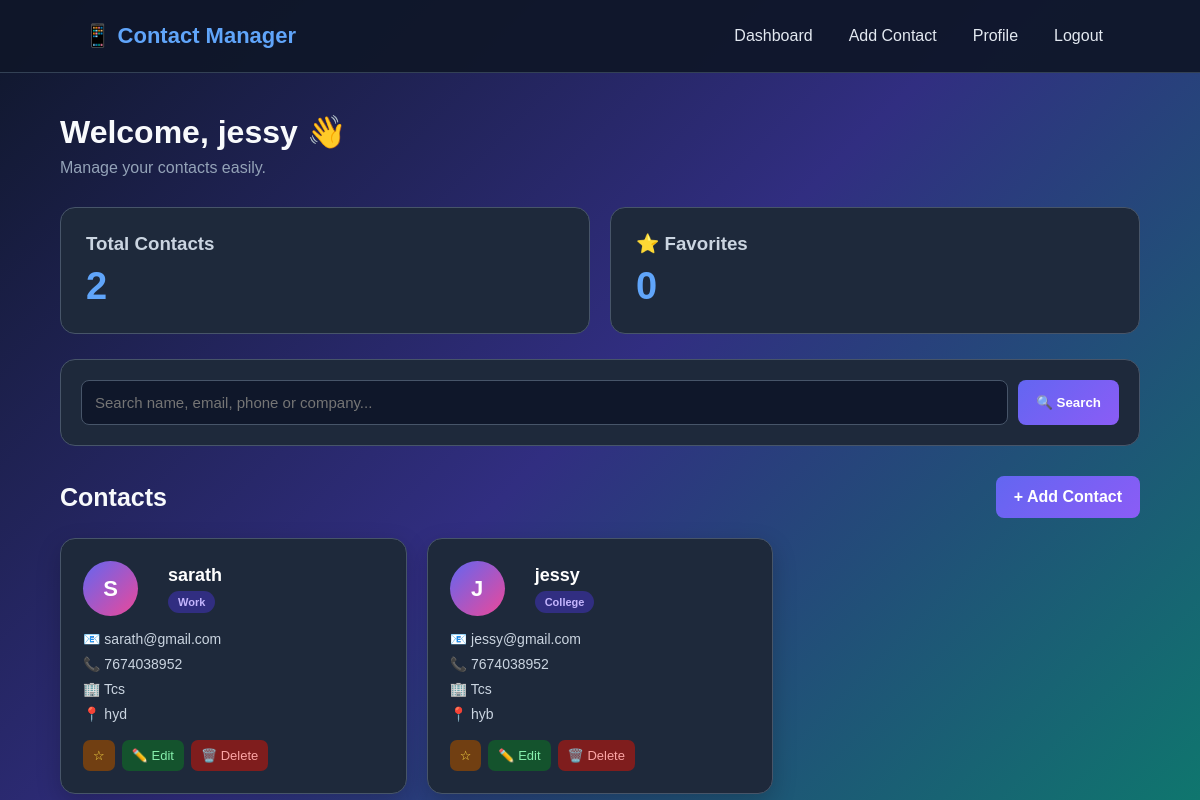
The app's page /dashboard (signed in) with its own data.
### tables this page shows
CREATE TABLE contacts (
            id INTEGER PRIMARY KEY AUTOINCREMENT,
            user_id INTEGER NOT NULL,
            name TEXT NOT NULL,
            email TEXT,
            phone TEXT,
            address TEXT,
            company TEXT,
            category TEXT DEFAULT 'Other',
            notes TEXT,
            is_favorite INTEGER DEFAULT 0,
            created_at TIMESTAMP DEFAULT CURRENT_TIMESTAMP,

            FOREIGN KEY(user_id) REFERENCES users(id)
        );

### app.py (the view)
@app.route("/dashboard")
def dashboard():
    if "user_id" not in session:
        return redirect(url_for("login"))
    conn = get_db()
    contacts = conn.execute("""
        SELECT *
        FROM contacts
        WHERE user_id = ?
        ORDER BY id DESC
    """, (session["user_id"],)).fetchall()
    total = conn.execute("""
        SELECT COUNT(*) AS count
        FROM contacts
        WHERE user_id = ?
    """, (session["user_id"],)).fetchone()["count"]
    favorites = conn.execute("""
        SELECT COUNT(*) AS count
        FROM contacts
        WHERE user_id = ?
        AND is_favorite = 1
    """, (session["user_id"],)).fetchone()["count"]
    conn.close()
    return render_template(
        "dashboard.html",
        contacts=contacts,
        total=total,
        favorites=favorites
    )

### app.py (called while the page is built)
def get_db():
    conn = sqlite3.connect(DATABASE)
    conn.row_factory = sqlite3.Row
    return conn

### templates/dashboard.html (shortened to what this page needs)
{% extends "base.html" %}
{% block content %}
<div class="dashboard-header">
    <div>
        <h1>
            Welcome, {{ session["user_name"] }} 👋
        </h1>
        <p>
            Manage your contacts easily.
        </p>
    </div>
</div>
<div class="stats">
    <div class="stat-card">
        <h3>Total Contacts</h3>
        <strong>
            {{ total }}
        </strong>
    </div>
    <div class="stat-card">
        <h3>⭐ Favorites</h3>
        <strong>
            {{ favorites }}
        </strong>
    </div>
</div>
<div class="search-box">
    <form action="{{ url_for('search') }}" method="GET">
        <input
            type="text"
            name="q"
            placeholder="Search name, email, phone or company..."
            value="{{ search_query|default('') }}"
        >
        <button type="submit">
            🔍 Search
        </button>
    </form>
</div>
<div class="contact-header">
    <h2>
        Contacts
    </h2>
    <a
        class="btn"
        href="{{ url_for('add_contact') }}"
    >
        + Add Contact
    </a>
</div>
<div class="contact-grid">
    {% for contact in contacts %}
    <div class="contact-card">
        <div class="contact-top">
            <div class="avatar">
                {{ contact["name"][0]|upper }}
            </div>
            <div>
                <h3>
                    {{ contact["name"] }}
                </h3>
                <span class="category">
                    {{ contact["category"] }}
                </span>
            </div>
        </div>
        {% if contact["email"] %}
        <p>
            📧 {{ contact["email"] }}
        </p>
        {% endif %}
        {% if contact["phone"] %}
        <p>
            📞 {{ contact["phone"] }}
        </p>
        {% endif %}
        {% if contact["company"] %}
        <p>
            🏢 {{ contact["company"] }}
        </p>
        {% endif %}
        {% if contact["address"] %}
        <p>
            📍 {{ contact["address"] }}
        </p>
        {% endif %}
        <div class="actions">
            <a
                href="{{ url_for('favorite_contact', contact_id=contact['id']) }}"
                class="favorite"
            >
                {% if contact["is_favorite"] %}
                    ⭐
                {% else %}
                    ☆
                {% endif %}
            </a>
            <a
                href="{{ url_for('edit_contact', contact_id=contact['id']) }}"
                class="edit"
            >
                ✏️ Edit
            </a>
            <a
                href="{{ url_for('delete_contact', contact_id=contact['id']) }}"
                class="delete"
                onclick="return confirmDelete()"
            >
                🗑️ Delete
            </a>
        </div>
    </div>
    {% endfor %}
</div>
{% endblock %}

### templates/base.html (shortened to what this page needs)
<!DOCTYPE html>
<html lang="en">
<head>
    <link
        rel="stylesheet"
        href="{{ url_for('static', filename='/style.css') }}"
    >
</head>
<body>
<nav class="navbar">
    <div class="logo">
        📱 Contact Manager
    </div>
    {% if session.get("user_id") %}
    <div class="nav-links">
        <a href="{{ url_for('dashboard') }}">
            Dashboard
        </a>
        <a href="{{ url_for('add_contact') }}">
            Add Contact
        </a>
        <a href="{{ url_for('profile') }}">
            Profile
        </a>
        <a href="{{ url_for('logout') }}">
            Logout
        </a>
    </div>
    {% endif %}
</nav>
<div class="container">
    {% block content %}
    {% endblock %}
</div>
</body>
</html>

### static/style.css (style rules this page uses)
* { margin: 0; padding: 0; box-sizing: border-box; }
body { font-family: Arial, sans-serif; min-height: 100vh; background: linear-gradient(135deg, #0f172a, #312e81, #0f766e); color: #f8fafc; }
.navbar { padding: 18px 7%; display: flex; justify-content: space-between; align-items: center; background: rgba(15, 23, 42, 0.95); border-bottom: 1px solid #334155; }
.logo { font-size: 22px; font-weight: bold; color: #60a5fa; }
.nav-links { display: flex; gap: 10px; }
.nav-links a { color: #e2e8f0; text-decoration: none; padding: 9px 13px; border-radius: 8px; transition: 0.3s; }
.container { width: 90%; max-width: 1150px; margin: 40px auto; }
form { display: flex; flex-direction: column; gap: 10px; }
input, textarea, select { width: 100%; padding: 13px; border-radius: 8px; border: 1px solid #475569; background: #0f172a; color: white; font-size: 15px; outline: none; }
button, .btn { border: none; padding: 12px 18px; border-radius: 8px; cursor: pointer; text-decoration: none; display: inline-block; color: white; font-weight: bold; background: linear-gradient(135deg, #6366f1, #8b5cf6); transition: 0.3s; }
.dashboard-header { margin-bottom: 30px; }
.dashboard-header h1 { font-size: 32px; margin-bottom: 8px; }
.dashboard-header p { color: #94a3b8; }
.stats { display: grid; grid-template-columns: repeat(2, 1fr); gap: 20px; margin-bottom: 25px; }
.stat-card { padding: 25px; border-radius: 15px; background: #1e293b; border: 1px solid #475569; transition: 0.3s; }
.stat-card h3 { color: #cbd5e1; }
.stat-card strong { display: block; margin-top: 10px; font-size: 38px; color: #60a5fa; }
.search-box { padding: 20px; margin-bottom: 30px; border-radius: 15px; background: #1e293b; border: 1px solid #475569; }
.search-box form { display: flex; flex-direction: row; gap: 10px; }
.search-box input { flex: 1; }
.contact-header { display: flex; justify-content: space-between; align-items: center; margin-bottom: 20px; }
.contact-header h2 { font-size: 25px; }
.contact-grid { display: grid; grid-template-columns: repeat(3, 1fr); gap: 20px; }
.contact-card { padding: 22px; border-radius: 15px; background: #1e293b; border: 1px solid #475569; box-shadow: 0 8px 25px rgba(0, 0, 0, 0.2); transition: 0.3s; }
.contact-top { display: flex; align-items: center; gap: 30px; margin-bottom: 15px; }
.avatar { width: 55px; height: 55px; border-radius: 50%; display: flex; align-items: center; justify-content: center; font-size: 22px; font-weight: bold; color: white; background: linear-gradient(135deg, #6366f1, #ec4899); }
.contact-card h3 { font-size: 18px; color: white; }
.contact-card p { margin: 9px 0; color: #cbd5e1; font-size: 14px; }
.category { display: inline-block; margin-top: 5px; padding: 5px 10px; border-radius: 20px; font-size: 11px; font-weight: bold; color: #c4b5fd; background: #312e81; }
.actions { display: flex; gap: 7px; margin-top: 18px; }
.actions a { text-decoration: none; padding: 8px 10px; border-radius: 7px; font-size: 13px; transition: 0.25s; }
.favorite { background: #713f12; color: #fde047; }
.edit { background: #14532d; color: #86efac; }
.delete { background: #7f1d1d; color: #fca5a5; }

### records on screen
contacts: user_name "jessy", name "J", name "jessy", category "College", email "jessy@gmail.com", phone "7674038952", company "Tcs", address "hyb"
contacts: name "S", name "sarath", category "Work", email "sarath@gmail.com", phone "7674038952", company "Tcs", address "hyd"

### other values on screen
{{ total }} "2"
{{ favorites }} "0"
